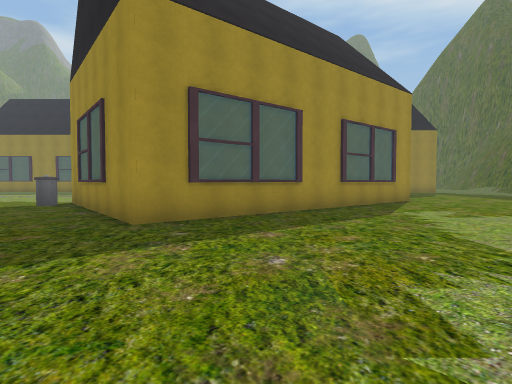
view 1 (above)

24 first-person views from a walk through a 3-D level made in the Unity game engine. The camera is 1.4 m above the floor, tilts 2° down and sees 80° across. The floor is counted in squares, 2 m on a side. Each view is taken from the middle of a square. On the plan, view 1 faces up. The plan holds only what a view shows up to about 10 squares ahead; the rest is blank. The place goes on beyond the plan. Some surface patterns are stand-ins.

view 2
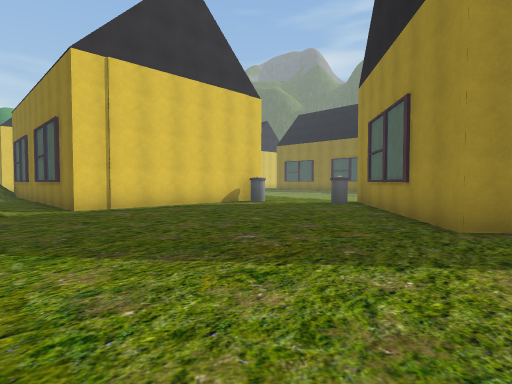

view 3
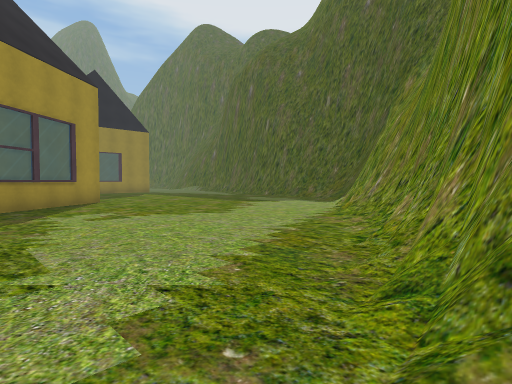

view 4
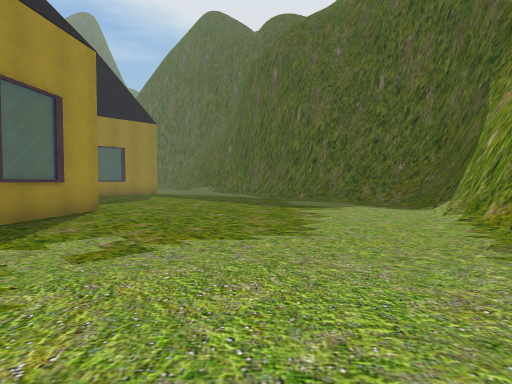

view 5
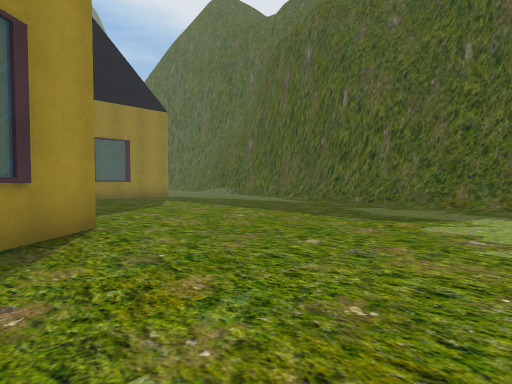

view 6
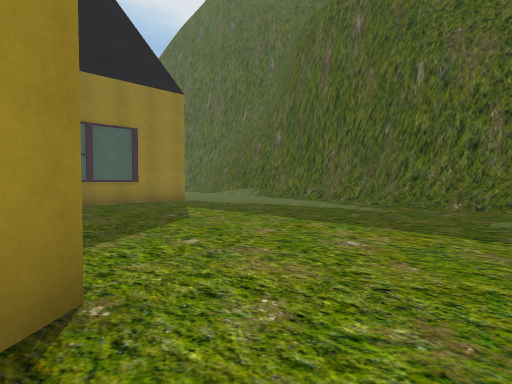

view 7
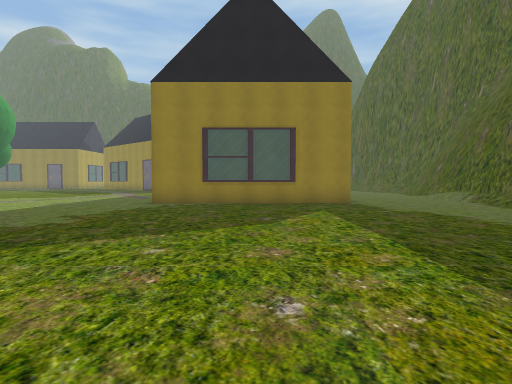

view 8
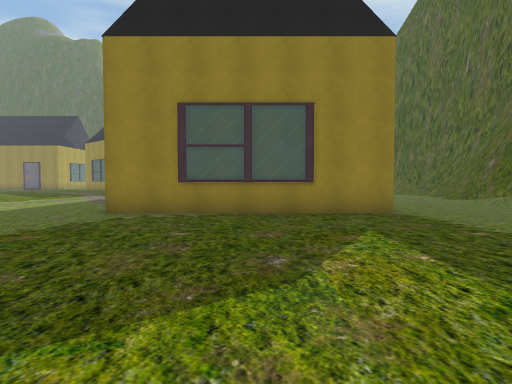

view 9
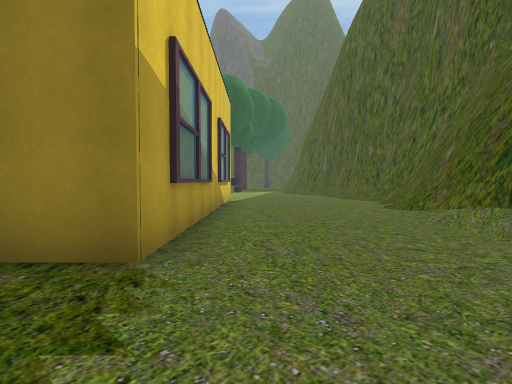

view 10
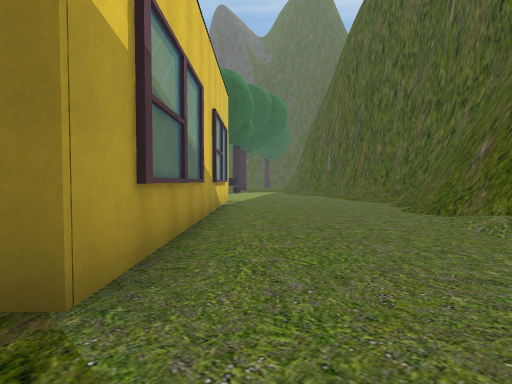

view 11
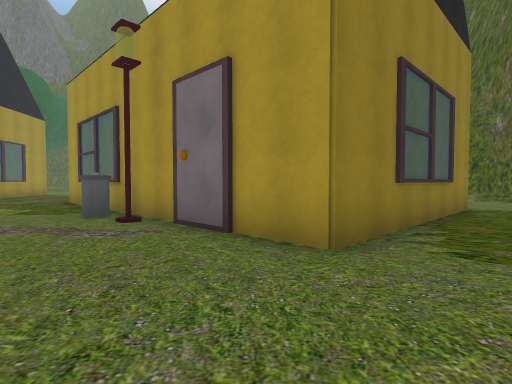

view 12
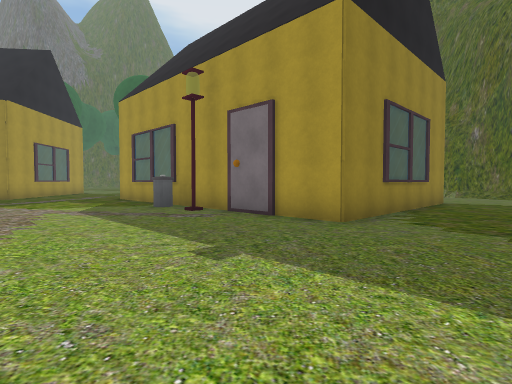

view 13
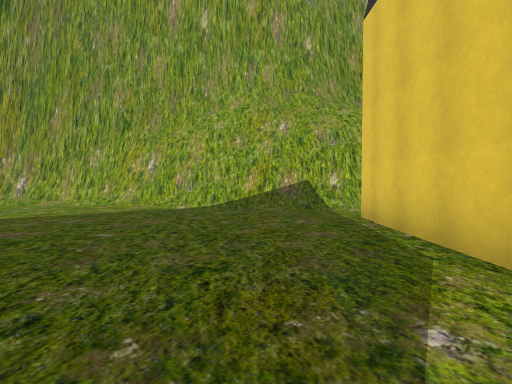

view 14
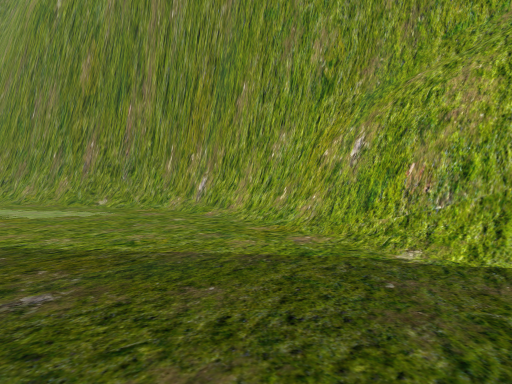

view 15
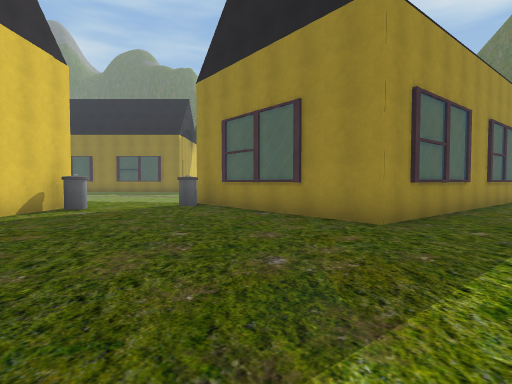

view 16
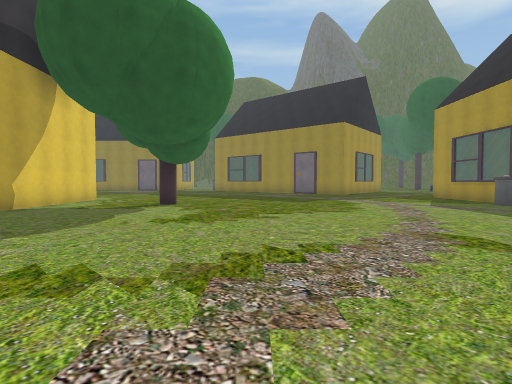

view 17
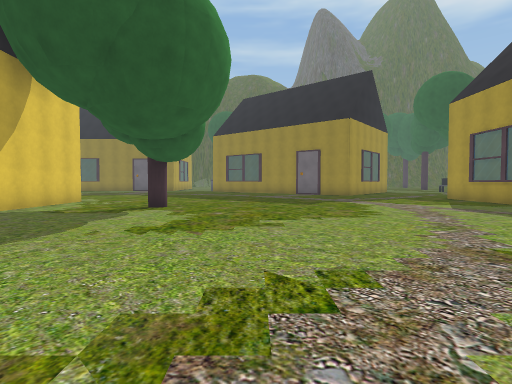

view 18
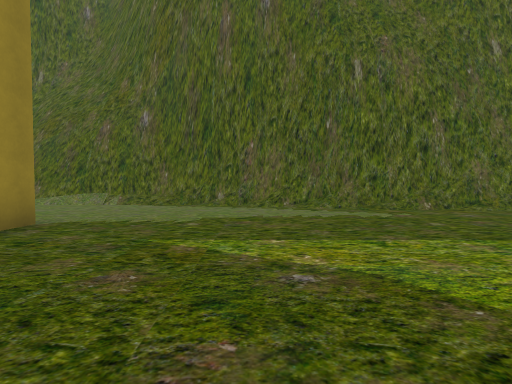

view 19
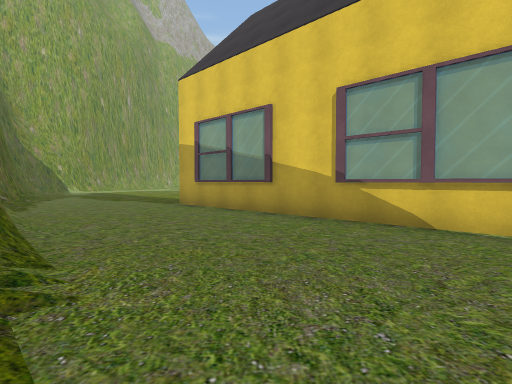

view 20
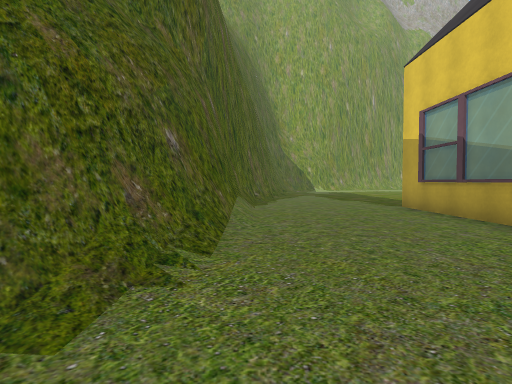

view 21
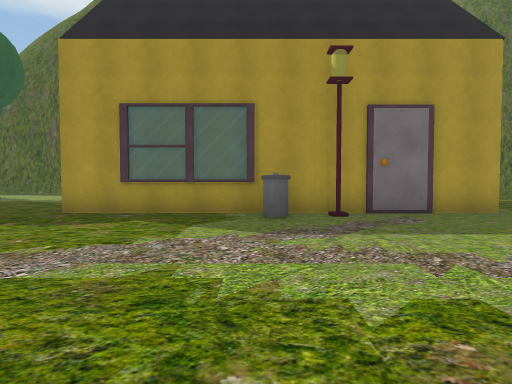

view 22
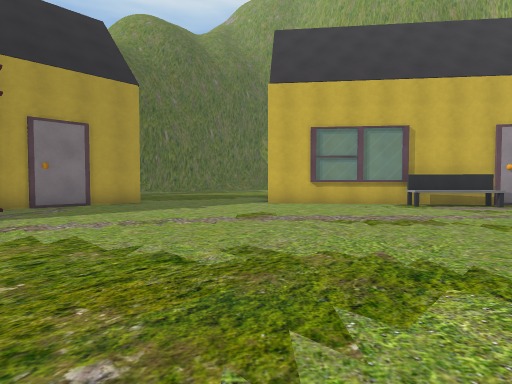

view 23
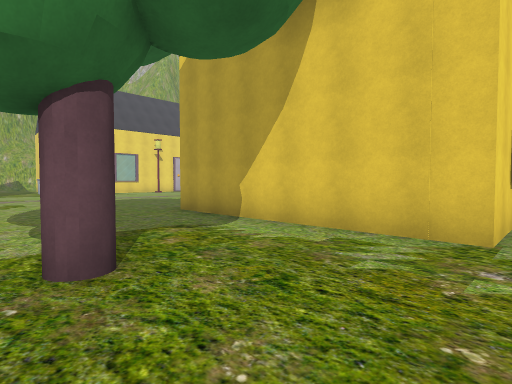

view 24
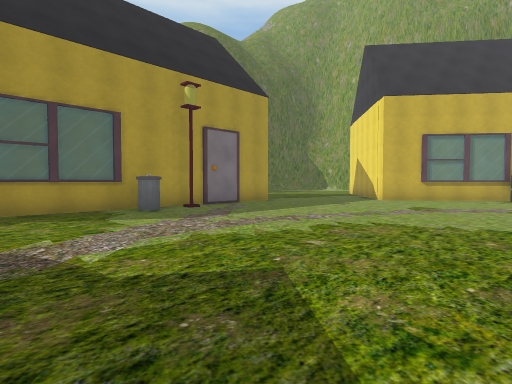

### Floor plan
Key: @ floor where view 1 was taken; # wall or solid block; . floor; / step, stairs or slope; P plank; H house; L lamp; T tree; B bench; O other object.
Columns run from 9 left of view 1 to 18 right of it. Each row starts with its distance up from view 1.
 27 ..... ........HHH   H..... #
 26 H.............HH    H..../##
 25 H.............HH    H..../#
 24 H..T.........OHH H HH....##
 23 H.............HH H HH....#
 22 H............LHH H HH....#
 21 H.............HH H HH....#
 20 ..............HHHHHHH....#
 19 ..............HHHHHHH....#
 18 .........................#
 17   ......................##
 16   .. ...................##
 15   .. .....##............#
 14      ..BP##  ...........#
 13      .BP##    .........##
 12      B#       .........#
 11      ##      ##........#
 10 ...         ##......../#
  9 ...O##    ###........./#
  8 HO...##  ##P..........##
  7 H.....####P...........##
  6 H.....P##............/#
  5 H......#............###
  4 H..................##
  3 H................###
  2 H...............##
  1 ..............###
  0 ####.....@..###
 -1   #####///###
 -2       #####

Where each view was taken, in squares from view 1:
view 1: 0 up, 0 right, facing up
view 2: 0 up, 1 left, facing up-left
view 3: 0 up, 2 right, facing up-right
view 4: 3 up, 3 right, facing up-right
view 5: 6 up, 4 right, facing up-right
view 6: 9 up, 5 right, facing up-right
view 7: 9 up, 8 right, facing up
view 8: 12 up, 8 right, facing up
view 9: 16 up, 12 right, facing up
view 10: 17 up, 12 right, facing up
view 11: 17 up, 2 right, facing up-right
view 12: 16 up, 0 right, facing up-right
view 13: 8 up, 7 left, facing down
view 14: 3 up, 6 left, facing down-right
view 15: 0 up, 4 left, facing up
view 16: 15 up, 3 left, facing up
view 17: 16 up, 3 left, facing up
view 18: 15 up, 6 right, facing right
view 19: 27 up, 16 right, facing down-left
view 20: 27 up, 15 right, facing down
view 21: 24 up, 2 left, facing right
view 22: 23 up, 5 left, facing down-right
view 23: 27 up, 5 left, facing down-left
view 24: 27 up, 3 left, facing down-right
